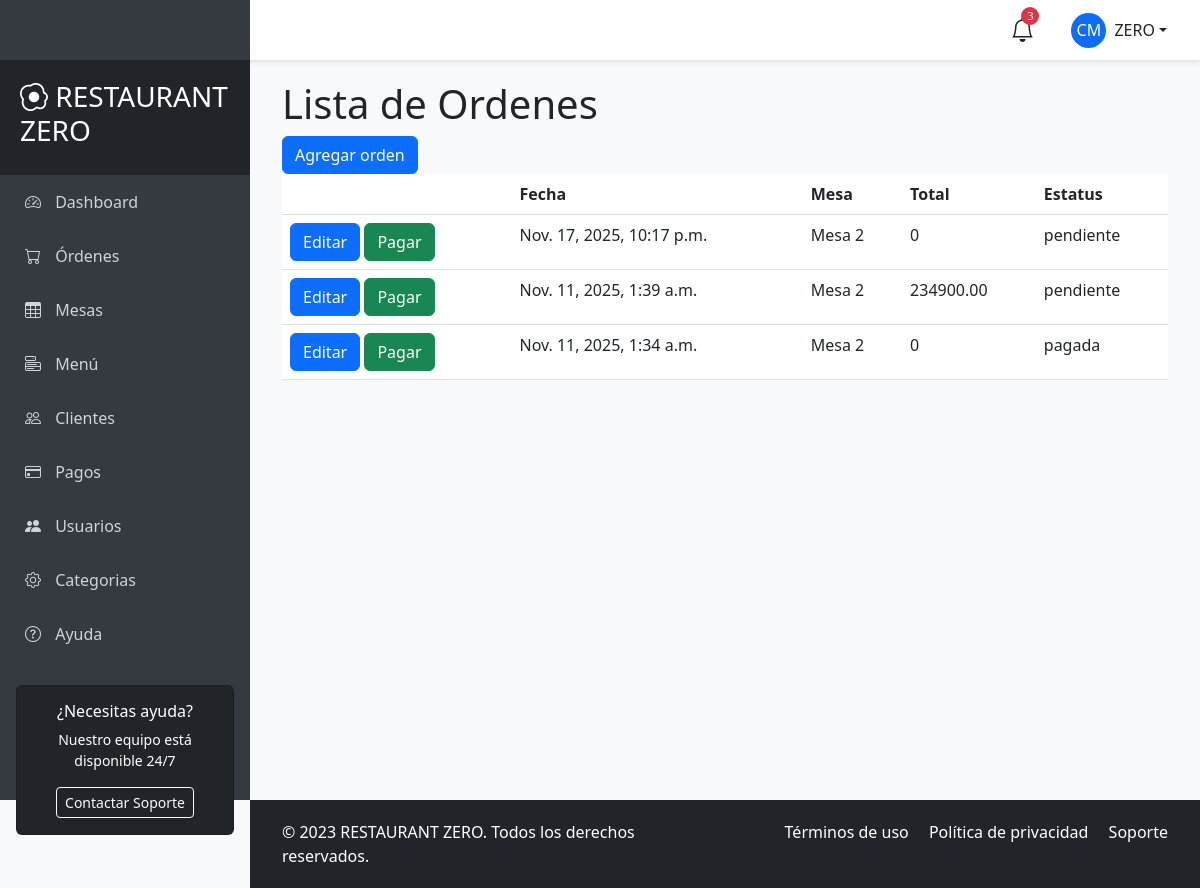
Page /ordenes/ordenes/ (signed in) on the committed database.
### apps/accounts/models.py (models this page shows)
class AppUser(AbstractUser):
    pass

### apps/ordenes/models.py (models this page shows, shortened)
class Orden(models.Model):
    empleado = models.ForeignKey(AppUser, on_delete=models.CASCADE, related_name='ordenes')
    mesa = models.ForeignKey(Mesa, on_delete=models.CASCADE, related_name='ordenes')
    fecha_hora = models.DateTimeField(auto_now_add=True)
    estatus = models.CharField(max_length=50, default='pendiente')
    @property
    def total(self):
        detalles = self.detalles.all()
        return sum(detalle.subtotal for detalle in detalles)

class Mesa(models.Model):
    nombre = models.CharField(max_length=100, null=False)
    capacidad = models.IntegerField(null=False)
    estado = models.ForeignKey(MesaEstado, on_delete=models.CASCADE, related_name='mesas_estado')

class OrdenDetalle(models.Model):
    orden = models.ForeignKey(Orden, on_delete=models.CASCADE, related_name='detalles')
    platillo = models.ForeignKey(Platillo, on_delete=models.CASCADE, related_name='detalles')
    cantidad = models.IntegerField()
    notas = models.TextField(blank=True, null=True)
    precio_unitario = models.DecimalField(max_digits=10, decimal_places=2)
    @property
    def subtotal(self):
        return self.cantidad * self.precio_unitario

### apps/ordenes/views.py (the view)
# urls.py: path('ordenes/', views.OrdenListView.as_view(), name='ordenes_list'),
class OrdenListView(LoginRequiredMixin, ListView):
    model = Orden
    template_name = 'ordenes/ordenes_list.html'
    context_object_name = 'ordenes'
    ordering = ['-fecha_hora']

### templates/ordenes/ordenes_list.html
{% extends 'main/base_user.html' %}
{% block content %}
<h1>Lista de Ordenes</h1>
<a class="btn btn-primary" href="{% url 'ordenes:ordenes_create' %}">Agregar orden</a>
<table class="table">
    <thead>
        <tr>
            <th></th>
            <th>Fecha</th>
            <th>Mesa</th>
            <th>Total</th>
            <th>Estatus</th>
        </tr>
    </thead>
    <tbody>
        {% for orden in ordenes %}
        <tr>
            <td>
                <a class="btn btn-primary" href="{% url 'ordenes:ordenes_detalle_list' orden.pk %}">Editar</a>
                <a class="btn btn-success" href="{% url 'ordenes:ordenes_pagar' orden.pk %}">Pagar</a>
            </td>
            <td>{{orden.fecha_hora}}</td>
            <td>{{orden.mesa.nombre}}</td>
            <td>{{orden.total}}</td>
            <td>{{orden.estatus}}</td>
        </tr>
        {% endfor %}
    </tbody>
</table>
{% endblock %}

### templates/main/base_user.html (shortened to what this page needs)
<!DOCTYPE html>
<html lang="es">
<head>
    <link href="https://cdn.jsdelivr.net/npm/bootstrap@5.3.0/dist/css/bootstrap.min.css" rel="stylesheet">
    <link rel="stylesheet" href="https://cdn.jsdelivr.net/npm/bootstrap-icons@1.10.0/font/bootstrap-icons.css">
</head>
<body>
    <nav id="sidebar">
        <div class="sidebar-header">
            <h3><i class="bi bi-egg-fried"></i> RESTAURANT ZERO</h3>
        </div>
        <ul class="list-unstyled">
            <li class="active"><a href="#"><i class="bi bi-speedometer2"></i> Dashboard</a></li>
            <li><a href="{% url 'ordenes:ordenes_list' %}"><i class="bi bi-cart"></i> Órdenes</a></li>
            <li><a href="{% url 'ordenes:mesas_list' %}"><i class="bi bi-table"></i> Mesas</a></li>
            <li><a href="{% url 'platillos:platillos_list' %}"><i class="bi bi-menu-button"></i> Menú</a></li>
            <li><a href="#"><i class="bi bi-people"></i> Clientes</a></li>
            <li><a href="{% url 'ordenes:pagos_list' %}"><i class="bi bi-credit-card"></i> Pagos</a></li>
            <li><a href="{% url 'accounts:user_list' %}"><i class="bi bi-people-fill"></i> Usuarios</a> </li>
            <li><a href="{% url 'platillos:categoria_list' %}"><i class="bi bi-gear"></i> Categorias</a></li>
            <li><a href="#"><i class="bi bi-question-circle"></i> Ayuda</a></li>
        </ul>
        <div class="px-3 mt-4">
            <div class="card bg-dark text-white">
                <div class="card-body text-center">
                    <h6>¿Necesitas ayuda?</h6>
                    <p class="small">Nuestro equipo está disponible 24/7</p>
                    <button class="btn btn-sm btn-outline-light">Contactar Soporte</button>
                </div>
            </div>
        </div>
    </nav>
    <header id="header" class="d-flex align-items-center justify-content-between">
        <button type="button" id="sidebarCollapse" class="btn">
        </button>
        <div class="d-flex align-items-center">
            <div class="position-relative me-4">
                <i class="bi bi-bell fs-4"></i>
                <span class="notification-badge">3</span>
            </div>
            <div class="dropdown">
                <button class="btn dropdown-toggle d-flex align-items-center" type="button" id="userDropdown" data-bs-toggle="dropdown" aria-expanded="false">
                    <div class="rounded-circle bg-primary d-flex align-items-center justify-content-center me-2" style="width: 35px; height: 35px;">
                        <span class="text-white">CM</span>
                    </div>
                    {{ request.user.username }}
                </button>
            </div>
        </div>
    </header>
    <div id="content">
        <div class="container-fluid">
            {% block content %}
            {% endblock %}
        </div>
    </div>
    <footer id="footer" class="bg-dark text-white">
        <div class="container-fluid">
            <div class="row">
                <div class="col-md-6">
                    <p class="mb-0">&copy; 2023 RESTAURANT ZERO. Todos los derechos reservados.</p>
                </div>
                <div class="col-md-6 text-md-end">
                    <p class="mb-0">
                        <a href="#" class="text-white text-decoration-none me-3">Términos de uso</a>
                        <a href="#" class="text-white text-decoration-none me-3">Política de privacidad</a>
                        <a href="#" class="text-white text-decoration-none">Soporte</a>
                    </p>
                </div>
            </div>
        </div>
    </footer>
</body>
</html>

### templates/main/base_user.html (style rules this page uses)
:root { --primary-color: #dc3545; --secondary-color: #ffc107; --sidebar-width: 250px; --header-height: 60px; }
body { font-family: 'Segoe UI', Tahoma, Geneva, Verdana, sans-serif; background-color: #f8f9fa; overflow-x: hidden; }
#sidebar { height: 100vh; width: var(--sidebar-width); position: fixed; top: 0; left: 0; background-color: #343a40; color: white; padding-top: var(--header-height); transition: all 0.3s; z-index: 1000; }
#sidebar .sidebar-header { padding: 20px; background-color: #212529; }
#sidebar ul li a { padding: 15px 25px; display: block; color: #ced4da; text-decoration: none; transition: all 0.3s; }
#sidebar ul li a i { margin-right: 10px; width: 20px; text-align: center; }
#header { height: var(--header-height); position: fixed; top: 0; left: 0; right: 0; background-color: white; box-shadow: 0 2px 5px rgba(0,0,0,0.1); z-index: 900; padding: 0 20px; }
#sidebarCollapse { background: transparent; border: none; color: var(--primary-color); font-size: 1.5rem; }
#content { margin-left: var(--sidebar-width); padding: 20px; padding-top: calc(var(--header-height) + 20px); transition: all 0.3s; min-height: 100vh; }
#footer { background-color: #343a40; color: white; padding: 20px; margin-left: var(--sidebar-width); transition: all 0.3s; }
.notification-badge { position: absolute; top: -5px; right: -5px; background-color: var(--primary-color); color: white; border-radius: 50%; width: 18px; height: 18px; font-size: 0.7rem; display: flex; align-items: center; justify-content: center; }

### rows in the picture
AppUser: user.username "ZERO"
Orden: fecha_hora "Nov. 17, 2025, 10:17 p.m.", mesa.nombre "Mesa 2", total "0", estatus "pendiente"
Orden: fecha_hora "Nov. 11, 2025, 1:39 a.m.", mesa.nombre "Mesa 2", total "234900.00", estatus "pendiente"
Orden: fecha_hora "Nov. 11, 2025, 1:34 a.m.", mesa.nombre "Mesa 2", total "0", estatus "pagada"
